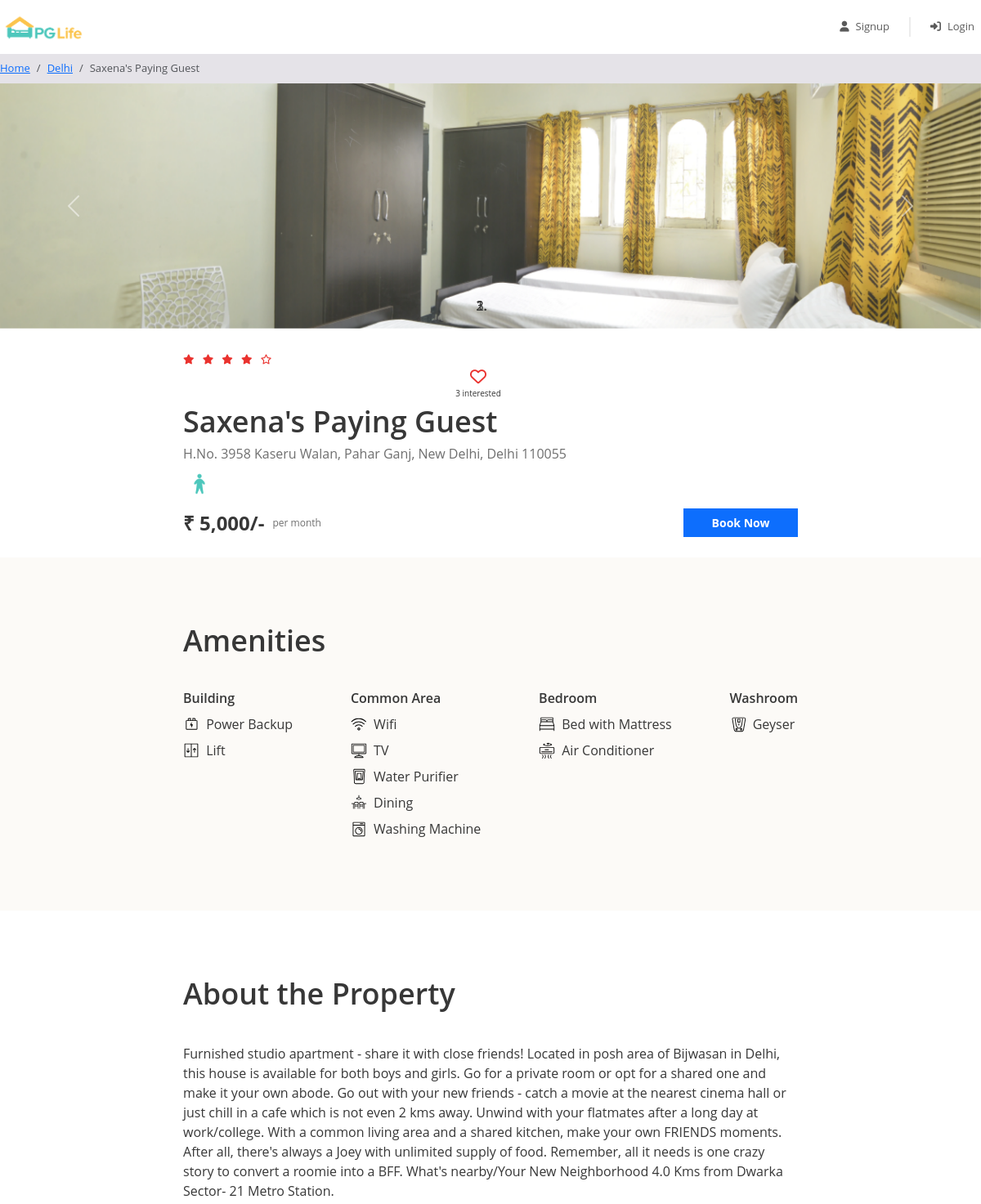
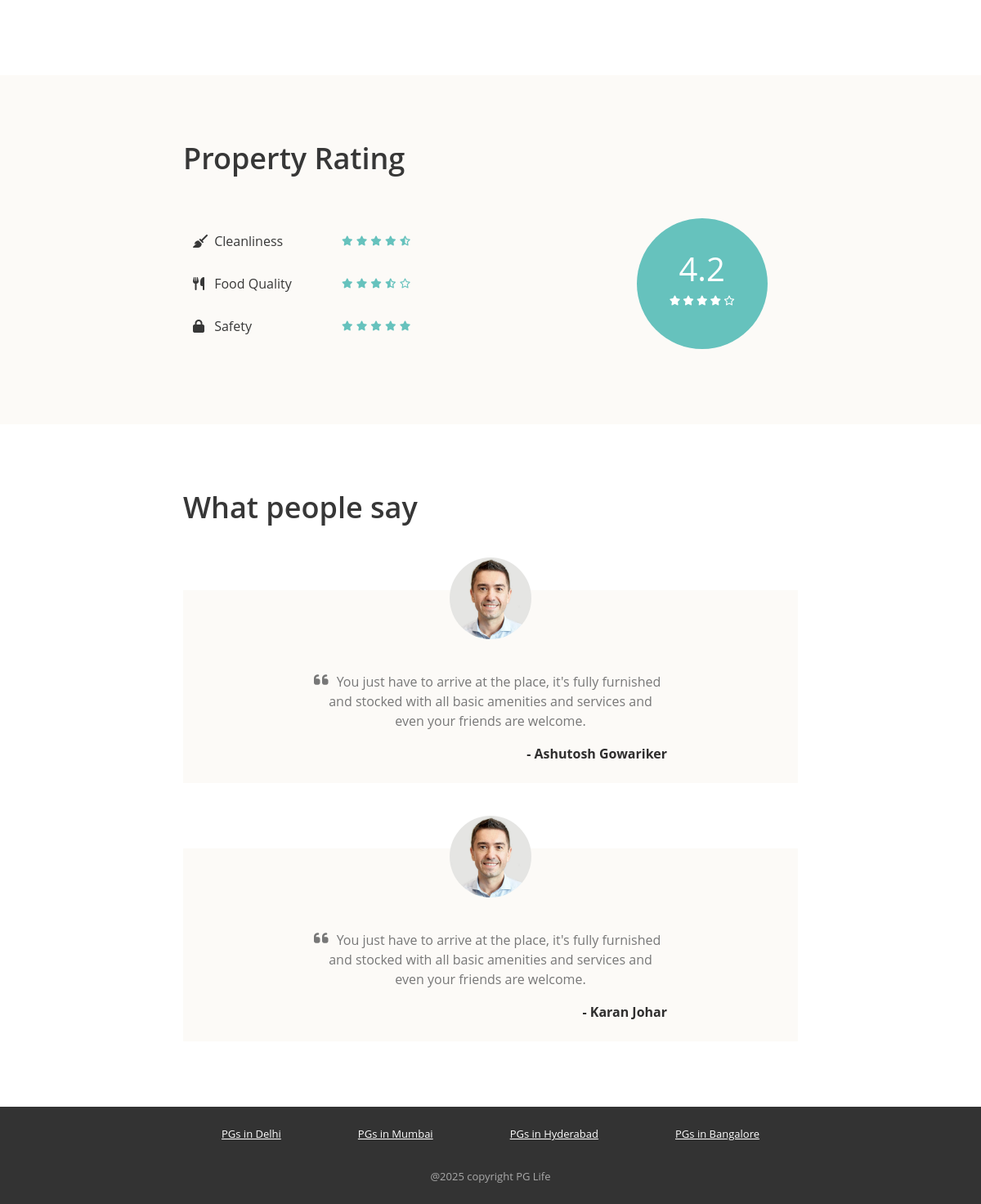
The page /property_detail.php?property_id=1 on the database its author committed (2 pictures, top to bottom).
### tables this page shows
CREATE TABLE `properties` (
  `id` int(11) NOT NULL,
  `city_id` int(11) NOT NULL,
  `name` varchar(100) NOT NULL,
  `address` varchar(255) NOT NULL,
  `description` longtext NOT NULL,
  `gender` enum('male','female','unisex') NOT NULL,
  `rent` int(11) NOT NULL,
  `rating_clean` float(2,1) NOT NULL,
  `rating_food` float(2,1) NOT NULL,
  `rating_safety` float(2,1) NOT NULL
);

CREATE TABLE `cities` (
  `id` int(11) NOT NULL,
  `name` varchar(100) NOT NULL
);

CREATE TABLE `amenities` (
  `id` int(11) NOT NULL,
  `name` varchar(100) NOT NULL,
  `type` varchar(100) NOT NULL,
  `icon` varchar(30) NOT NULL
);

CREATE TABLE `testimonials` (
  `id` int(11) NOT NULL,
  `property_id` int(11) NOT NULL,
  `user_name` varchar(100) NOT NULL,
  `content` longtext NOT NULL
);

### property_detail.php (the view, shortened to what this page needs)
<?php
require "includes/database_connect.php";
$property_id = $_GET["property_id"];
$sql_1 = "SELECT *, p.id AS property_id, p.name AS property_name, c.name AS city_name
            FROM properties p
            INNER JOIN cities c ON p.city_id = c.id
            WHERE p.id = $property_id";
$result_1 = mysqli_query($conn, $sql_1);
$property = mysqli_fetch_assoc($result_1);
$sql_2 = "SELECT * FROM testimonials WHERE property_id = $property_id";
$result_2 = mysqli_query($conn, $sql_2);
$testimonials = mysqli_fetch_all($result_2, MYSQLI_ASSOC);
$sql_3 = "SELECT a.*
            FROM amenities a
            INNER JOIN properties_amenities pa ON a.id = pa.amenity_id
            WHERE pa.property_id = $property_id";
$result_3 = mysqli_query($conn, $sql_3);
$amenities = mysqli_fetch_all($result_3, MYSQLI_ASSOC);
$sql_4 = "SELECT * FROM intrested_users_properties WHERE property_id = $property_id";
$result_4 = mysqli_query($conn, $sql_4);
$interested_users_count = mysqli_num_rows($result_4);
?>
<!DOCTYPE html>
<html lang="en">
<head>
    <?php
    include "includes/header_links.php";
    ?>
    <link href="css/property_detail.css" rel="stylesheet" />
</head>
<body>
    <?php
    include "includes/header.php";
    ?>
    <nav aria-label="breadcrumb">
        <ol class="breadcrumb py-2">
            <li class="breadcrumb-item">
                <a href="index.php">Home</a>
            </li>
            <li class="breadcrumb-item">
                <a href="property_list.php?city=<?= $property['city_name']; ?>"><?= $property['city_name']; ?></a>
            </li>
            <li class="breadcrumb-item active" aria-current="page">
                <?= $property['property_name']; ?>
            </li>
        </ol>
    </nav>
    <div id="property-images" class="carousel slide" data-ride="carousel">
        <ol class="carousel-indicators">
            <?php
            $property_images = glob("img/properties/" . $property['property_id'] . "/*");
            ?>
        </ol>
        <div class="carousel-inner">
            <?php
            foreach ($property_images as $index => $property_image) {
            ?>
                <div class="carousel-item <?= $index == 0 ? "active" : ""; ?>">
                    <img class="d-block w-100" src="<?= $property_image ?>" alt="slide">
                </div>
            <?php
            }
            ?>
        </div>
        <a class="carousel-control-prev" href="#property-images" role="button" data-slide="prev">
            <span class="carousel-control-prev-icon" aria-hidden="true"></span>
        </a>
        <a class="carousel-control-next" href="#property-images" role="button" data-slide="next">
            <span class="carousel-control-next-icon" aria-hidden="true"></span>
        </a>
    </div>
    <div class="property-summary page-container">
        <div class="row no-gutters justify-content-between">
            <?php
            $total_rating = ($property['rating_clean'] + $property['rating_food'] + $property['rating_safety']) / 3;
            $total_rating = round($total_rating, 1);
            ?>
            <div class="star-container" title="<?= $total_rating ?>">
                <?php
                $rating = $total_rating;
                for ($i = 0; $i < 5; $i++) {
                    if ($rating >= $i + 0.8) {
                ?>
                        <i class="fas fa-star"></i>
                    <?php
                    } elseif ($rating >= $i + 0.3) {
                    ?>
                        <i class="fas fa-star-half-alt"></i>
                    <?php
                    } else {
                    ?>
                        <i class="far fa-star"></i>
                <?php
                    }
                }
                ?>
            </div>
            <div class="interested-container">
                <?php
                $is_interested = false;
                if ($is_interested) {
                ?>
                    <i class="is-interested-image fas fa-heart"></i>
                <?php
                } else {
                ?>
                    <i class="is-interested-image far fa-heart"></i>
                <?php
                }
                ?>
                <div class="interested-text">
                    <span class="interested-user-count"><?= $interested_users_count ?></span> interested
                </div>
            </div>
        </div>
        <div class="detail-container">
            <div class="property-name"><?= $property['property_name'] ?></div>
            <div class="property-address"><?= $property['address'] ?></div>
            <div class="property-gender">
                <?php
                if ($property['gender'] == "male") {
                ?>
                    <img src="img/male.png">
                <?php
                } elseif ($property['gender'] == "female") {
                ?>
                    <img src="img/female.png">
                <?php
                } else {
                ?>
                    <img src="img/unisex.png">
                <?php
                }
                ?>
            </div>
        </div>
        <div class="row no-gutters">
            <div class="rent-container col-6">
                <div class="rent">₹ <?= number_format($property['rent']) ?>/-</div>
                <div class="rent-unit">per month</div>
            </div>
            <div class="button-container col-6">
                <a href="#" class="btn btn-primary">Book Now</a>
            </div>
        </div>
    </div>
    <div class="property-amenities">
        <div class="page-container">
            <h1>Amenities</h1>
            <div class="row justify-content-between">
                <div class="col-md-auto">
                    <h5>Building</h5>
                    <?php
                    foreach ($amenities as $amenity) {
                        if ($amenity['type'] == "Building") {
                    ?>
                            <div class="amenity-container">
                                <img src="img/amenities/<?= $amenity['icon'] ?>.svg">
                                <span><?= $amenity['name'] ?></span>
                            </div>
                    <?php
                        }
                    }
                    ?>
                </div>
                <div class="col-md-auto">
                    <h5>Common Area</h5>
                    <?php
                    foreach ($amenities as $amenity) {
                        if ($amenity['type'] == "Common Area") {
                    ?>
                            <div class="amenity-container">
                                <img src="img/amenities/<?= $amenity['icon'] ?>.svg">
                                <span><?= $amenity['name'] ?></span>
                            </div>
                    <?php
                        }
                    }
                    ?>
                </div>
                <div class="col-md-auto">
                    <h5>Bedroom</h5>
                    <?php
                    foreach ($amenities as $amenity) {
                        if ($amenity['type'] == "Bedroom") {
                    ?>
                            <div class="amenity-container">
                                <img src="img/amenities/<?= $amenity['icon'] ?>.svg">
                                <span><?= $amenity['name'] ?></span>
                            </div>
                    <?php
                        }
                    }
                    ?>
                </div>
                <div class="col-md-auto">
                    <h5>Washroom</h5>
                    <?php
                    foreach ($amenities as $amenity) {
                        if ($amenity['type'] == "Washroom") {
                    ?>
                            <div class="amenity-container">
                                <img src="img/amenities/<?= $amenity['icon'] ?>.svg">
                                <span><?= $amenity['name'] ?></span>
                            </div>
                    <?php
                        }
                    }
                    ?>
                </div>
            </div>
        </div>
    </div>
    <div class="property-about page-container">
        <h1>About the Property</h1>
        <p><?= $property['description'] ?></p>
    </div>
    <div class="property-rating">
        <div class="page-container">
            <h1>Property Rating</h1>
            <div class="row align-items-center justify-content-between">
                <div class="col-md-6">
                    <div class="rating-criteria row">
                        <div class="col-6">
                            <i class="rating-criteria-icon fas fa-broom"></i>
                            <span class="rating-criteria-text">Cleanliness</span>
                        </div>
                        <div class="rating-criteria-star-container col-6" title="<?= $property['rating_clean'] ?>">
                            <?php
                            $rating = $property['rating_clean'];
                            for ($i = 0; $i < 5; $i++) {
                                if ($rating >= $i + 0.8) {
                            ?>
                                    <i class="fas fa-star"></i>
                                <?php
                                } elseif ($rating >= $i + 0.3) {
                                ?>
                                    <i class="fas fa-star-half-alt"></i>
                                <?php
                                } else {
                                ?>
                                    <i class="far fa-star"></i>
                            <?php
                                }
                            }
                            ?>
                        </div>
                    </div>
                    <div class="rating-criteria row">
                        <div class="col-6">
                            <i class="rating-criteria-icon fas fa-utensils"></i>
                            <span class="rating-criteria-text">Food Quality</span>
                        </div>
                        <div class="rating-criteria-star-container col-6" title="<?= $property['rating_food'] ?>">
                            <?php
                            $rating = $property['rating_food'];
                            for ($i = 0; $i < 5; $i++) {
                                if ($rating >= $i + 0.8) {
                            ?>
                                    <i class="fas fa-star"></i>
                                <?php
                                } elseif ($rating >= $i + 0.3) {
                                ?>
                                    <i class="fas fa-star-half-alt"></i>
                                <?php
                                } else {
                                ?>
                                    <i class="far fa-star"></i>
                            <?php
                                }
                            }
                            ?>
                        </div>
                    </div>
                    <div class="rating-criteria row">
                        <div class="col-6">
                            <i class="rating-criteria-icon fa fa-lock"></i>
                            <span class="rating-criteria-text">Safety</span>
                        </div>
                        <div class="rating-criteria-star-container col-6" title="<?= $property['rating_safety'] ?>">
                            <?php
                            $rating = $property['rating_safety'];
                            for ($i = 0; $i < 5; $i++) {
                                if ($rating >= $i + 0.8) {
                            ?>
                                    <i class="fas fa-star"></i>
                                <?php
                                } elseif ($rating >= $i + 0.3) {
                                ?>
                                    <i class="fas fa-star-half-alt"></i>
                                <?php
                                } else {
                                ?>
                                    <i class="far fa-star"></i>
                            <?php
                                }
                            }
                            ?>
                        </div>
                    </div>
                </div>
                <div class="col-md-4">
                    <div class="rating-circle">
                        <?php
                        $total_rating = ($property['rating_clean'] + $property['rating_food'] + $property['rating_safety']) / 3;
                        $total_rating = round($total_rating, 1);
                        ?>
                        <div class="total-rating"><?= $total_rating ?></div>
                        <div class="rating-circle-star-container">
                            <?php
                            $rating = $total_rating;
                            for ($i = 0; $i < 5; $i++) {
                                if ($rating >= $i + 0.8) {
                            ?>
                                    <i class="fas fa-star"></i>
                                <?php
                                } elseif ($rating >= $i + 0.3) {
                                ?>
                                    <i class="fas fa-star-half-alt"></i>
                                <?php
                                } else {
                                ?>
                                    <i class="far fa-star"></i>
                            <?php
                                }
                            }
                            ?>
                        </div>
                    </div>
                </div>
            </div>
        </div>
    </div>
    <div class="property-testimonials page-container">
        <h1>What people say</h1>
        <?php
        foreach ($testimonials as $testimonial) {
        ?>
            <div class="testimonial-block">
                <div class="testimonial-image-container">
                    <img class="testimonial-img" src="img/man.png">
                </div>
                <div class="testimonial-text">
                    <i class="fa fa-quote-left" aria-hidden="true"></i>
                    <p><?= $testimonial['content'] ?></p>
                </div>
                <div class="testimonial-name">- <?= $testimonial['user_name'] ?></div>
            </div>
        <?php
        }
        ?>
    </div>
    <?php
    include "includes/footer.php";
    ?>
</body>
</html>

### rows shown on the page
properties: city.name "Delhi", name "Saxena's Paying Guest", address "H.No. 3958 Kaseru Walan, Pahar Ganj, New Delhi, Delhi 110055", rent "5,000", description "Furnished studio apartment - share it with close friends! Located in posh area of Bijwasan in Delhi, this house is available for both boys and girls. Go for a private room or opt for a shared one and make it your own abode. Go out with your new friends - catch a movie at the nearest cinema hall or just chill in a cafe which is not even 2 kms away. Unwind with your flatmates after a long day at work/college. With a common living area and a shared kitchen, make your own FRIENDS moments. After all, there's always a Joey with unlimited supply of food. Remember, all it needs is one crazy story to convert a roomie into a BFF. What's nearby/Your New Neighborhood 4.0 Kms from Dwarka Sector- 21…", total_rating "4.2"
amenities: icon (picture), name "Power Backup"
amenities: icon (picture), name "Lift"
amenities: icon (picture), name "Wifi"
amenities: shows a picture, name "TV"
amenities: icon (picture), name "Water Purifier"
amenities: icon (picture), name "Dining"
amenities: icon (picture), name "Washing Machine"
amenities: shows a picture, name "Bed with Mattress"
amenities: shows a picture, name "Air Conditioner"
amenities: icon (picture), name "Geyser"
testimonials: content "You just have to arrive at the place, it's fully furnished and stocked with all basic amenities and services and even your friends are welcome.", user_name "Ashutosh Gowariker"
testimonials: content "You just have to arrive at the place, it's fully furnished and stocked with all basic amenities and services and even your friends are welcome.", user_name "Karan Johar"

### other values the page prints
$interested_users_count "3"
